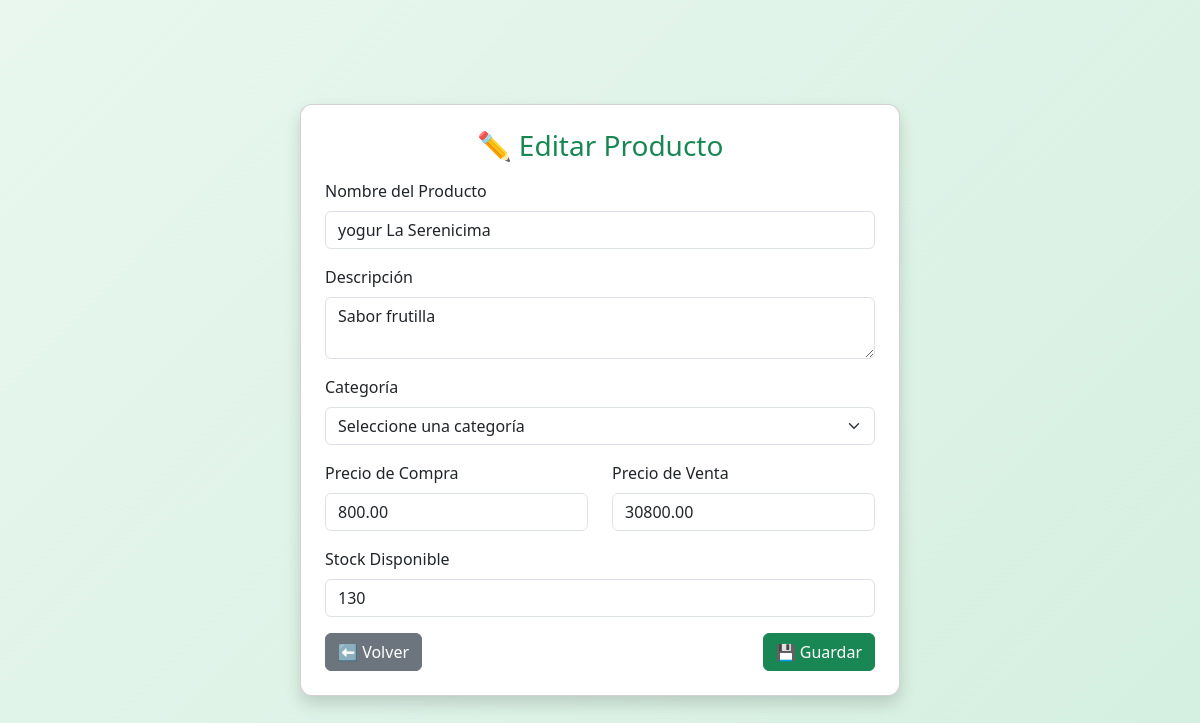
Page /pages/admin/editar_producto.php?id=6 on the earlier database version.
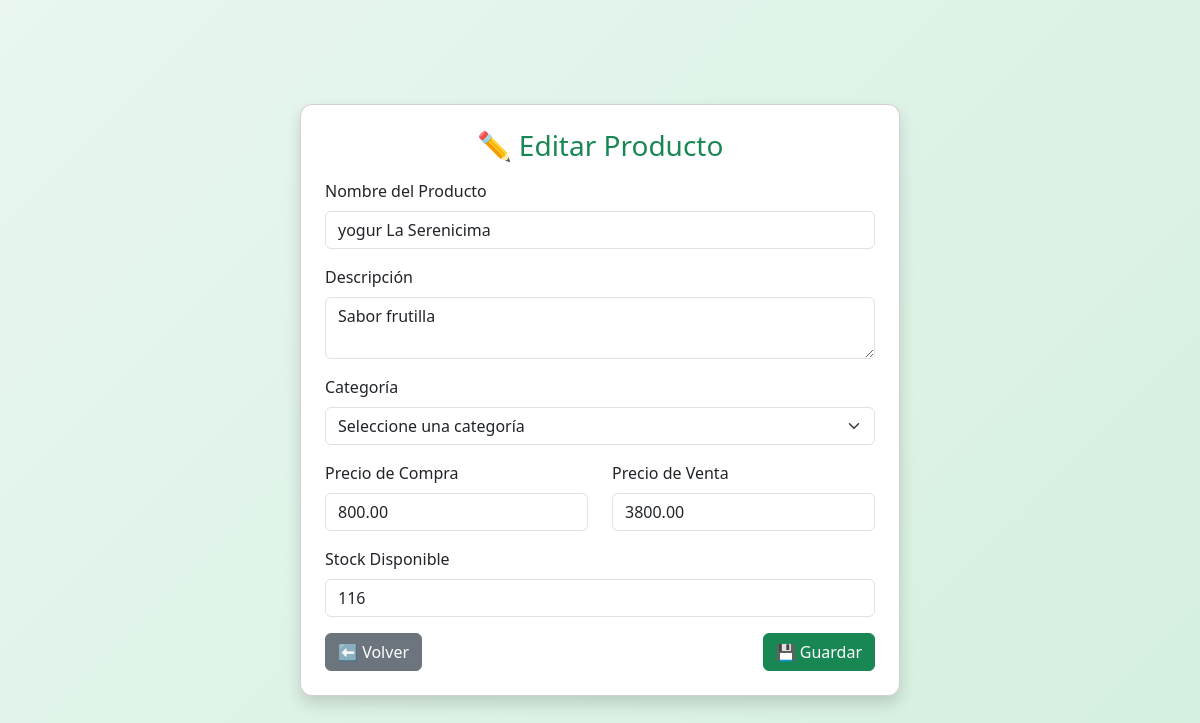
Same page on the later database version.
### tables this page shows
CREATE TABLE `carga_productos` (
  `id_carga` int(11) NOT NULL,
  `nombre_producto` varchar(100) DEFAULT NULL,
  `descripcion` text DEFAULT NULL,
  `id_categoria` int(11) DEFAULT NULL,
  `precio_compra` decimal(10,2) DEFAULT NULL,
  `precio_venta` decimal(10,2) DEFAULT NULL,
  `fecha_carga` datetime DEFAULT NULL,
  `estado` enum('Activo','Inactivo') NOT NULL
);

CREATE TABLE `inventario_productos` (
  `id_inventario` int(11) NOT NULL,
  `id_carga` int(11) DEFAULT NULL,
  `stockDisponible` int(11) DEFAULT NULL,
  `fecha_actualizacion` datetime DEFAULT NULL
);

### pages/admin/editar_producto.php (the view, shortened to what this page needs)
<?php
$conn = new mysqli("localhost", "root", "", "almacen_jose_daniel");
$id_carga = intval($_GET['id']);
$sql = "SELECT cp.id_carga, cp.nombre_producto, cp.descripcion, c.nombre_categoria AS categorias, cp.precio_compra, cp.precio_venta, ip.stockDisponible
                                    FROM carga_productos cp  INNER JOIN categoria c ON cp.id_categoria = c.id_categoria
                                    INNER JOIN inventario_productos ip ON cp.id_carga = ip.id_carga
                                    WHERE cp.id_carga = $id_carga";
$result = $conn->query($sql);
$producto = $result->fetch_assoc();
?>
<!DOCTYPE html>
<html lang="es">
<head>
  <link href="https://cdn.jsdelivr.net/npm/bootstrap@5.3.3/dist/css/bootstrap.min.css" rel="stylesheet">
</head>
<body>
  <div class="card p-4 shadow">
    <h3 class="text-center mb-3 text-success">✏️ Editar Producto</h3>
    <form method="POST">
      <div class="mb-3">
        <label class="form-label">Nombre del Producto</label>
        <input type="text" name="nombre_producto" class="form-control" value="<?= $producto['nombre_producto'] ?>" required>
      </div>
      <div class="mb-3">
        <label class="form-label">Descripción</label>
        <textarea name="descripcion" class="form-control" rows="2" required><?= $producto['descripcion'] ?></textarea>
      </div>
      <div class="mb-3">
        <label class="form-label">Categoría</label>
        <select name="categoria" id="" class="form-select" required>
          <option value="" disabled selected >Seleccione una categoría</option>
        </select>
      </div>
      <div class="row">
        <div class="col-md-6 mb-3">
          <label class="form-label">Precio de Compra</label>
          <input type="number" name="precio_compra" class="form-control" step="0.01" min="0" value="<?= $producto['precio_compra'] ?>" required>
        </div>
        <div class="col-md-6 mb-3">
          <label class="form-label">Precio de Venta</label>
          <input type="number" name="precio_venta" class="form-control" step="0.01" min="0" value="<?= $producto['precio_venta'] ?>" required>
        </div>
      </div>
      <div class="mb-3">
        <label class="form-label">Stock Disponible</label>
        <input type="number" name="stockDisponible" class="form-control" min="0" value="<?= $producto['stockDisponible'] ?>" required>
      </div>
      <div class="d-flex justify-content-between">
        <a href="ingresar_producto.php" class="btn btn-secondary">⬅️ Volver</a>
        <button type="submit" class="btn btn-success">💾 Guardar</button>
      </div>
    </form>
  </div>
</body>
</html>

Differences in the rows shown:
changed carga_productos "yogur La Serenicima": precio_venta "30800.00" → "3800.00"; stockDisponible "130" → "116"
